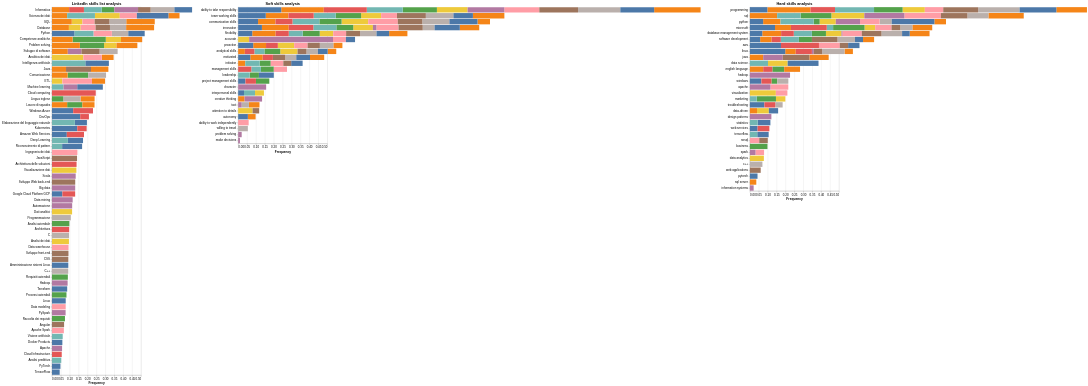

Source (Vega-Lite JSON):
### Vega-Lite specification from a JSON file in a GitHub repository (floating-point values rounded to 4 significant figures)
{"$schema": "https://vega.github.io/schema/vega-lite/v5.6.1.json", "config": {"view": {"continuousHeight": 300, "continuousWidth": 300}}, "datasets": {"data-3bd76395dfe506ea1dce4e49fb7bf46a": [{"Hard skills": "sql", "freq_rel": 0.1847, "frequenza": 326, "label": 5}, {"Hard skills": "visualization", "freq_rel": 0.1456, "frequenza": 257, "label": 5}, {"Hard skills": "programming", "freq_rel": 0.1246, "frequenza": 220, "label": 5}, {"Hard skills": "data science", "freq_rel": 0.1105, "frequenza": 195, "label": 5}, {"Hard skills": "python", "freq_rel": 0.0907, "frequenza": 160, "label": 5}, {"Hard skills": "database management system", "freq_rel": 0.0873, "frequenza": 154, "label": 5}, {"Hard skills": "data analytics", "freq_rel": 0.0782, "frequenza": 138, "label": 5}, {"Hard skills": "data-driven", "freq_rel": 0.0663, "frequenza": 117, "label": 5}, {"Hard skills": "microsoft", "freq_rel": 0.0595, "frequenza": 105, "label": 5}, {"Hard skills": "marketing", "freq_rel": 0.0527, "frequenza": 93, "label": 5}, {"Hard skills": "microsoft", "freq_rel": 0.1764, "frequenza": 154, "label": 4}, {"Hard skills": "sql", "freq_rel": 0.173, "frequenza": 151, "label": 4}, {"Hard skills": "programming", "freq_rel": 0.1604, "frequenza": 140, "label": 4}, {"Hard skills": "marketing", "freq_rel": 0.1077, "frequenza": 94, "label": 4}, {"Hard skills": "business", "freq_rel": 0.0985, "frequenza": 86, "label": 4}, {"Hard skills": "database management system", "freq_rel": 0.079, "frequenza": 69, "label": 4}, {"Hard skills": "software development", "freq_rel": 0.0733, "frequenza": 64, "label": 4}, {"Hard skills": "english language", "freq_rel": 0.0664, "frequenza": 58, "label": 4}, {"Hard skills": "python", "freq_rel": 0.0332, "frequenza": 29, "label": 4}, {"Hard skills": "windows", "freq_rel": 0.0321, "frequenza": 28, "label": 4}, {"Hard skills": "programming", "freq_rel": 0.2421, "frequenza": 176, "label": 1}, {"Hard skills": "sql", "freq_rel": 0.1527, "frequenza": 111, "label": 1}, {"Hard skills": "database management system", "freq_rel": 0.1059, "frequenza": 77, "label": 1}, {"Hard skills": "python", "freq_rel": 0.0977, "frequenza": 71, "label": 1}, {"Hard skills": "microsoft", "freq_rel": 0.0894, "frequenza": 65, "label": 1}, {"Hard skills": "java", "freq_rel": 0.0743, "frequenza": 54, "label": 1}, {"Hard skills": "english language", "freq_rel": 0.0743, "frequenza": 54, "label": 1}, {"Hard skills": "software development", "freq_rel": 0.0646, "frequenza": 47, "label": 1}, {"Hard skills": "linux", "freq_rel": 0.0591, "frequenza": 43, "label": 1}, {"Hard skills": "data-driven", "freq_rel": 0.0399, "frequenza": 29, "label": 1}, {"Hard skills": "sql", "freq_rel": 0.1981, "frequenza": 249, "label": 11}, {"Hard skills": "programming", "freq_rel": 0.1718, "frequenza": 216, "label": 11}, {"Hard skills": "microsoft", "freq_rel": 0.1114, "frequenza": 140, "label": 11}, {"Hard skills": "database management system", "freq_rel": 0.1114, "frequenza": 140, "label": 11}, {"Hard skills": "java", "freq_rel": 0.1082, "frequenza": 136, "label": 11}, {"Hard skills": "english language", "freq_rel": 0.0891, "frequenza": 112, "label": 11}, {"Hard skills": "python", "freq_rel": 0.0652, "frequenza": 82, "label": 11}, {"Hard skills": "software development", "freq_rel": 0.0621, "frequenza": 78, "label": 11}, {"Hard skills": "linux", "freq_rel": 0.0469, "frequenza": 59, "label": 11}, {"Hard skills": "sql server", "freq_rel": 0.0358, "frequenza": 45, "label": 11}, {"Hard skills": "programming", "freq_rel": 0.2323, "frequenza": 378, "label": 9}, {"Hard skills": "linux", "freq_rel": 0.126, "frequenza": 205, "label": 9}, {"Hard skills": "sql", "freq_rel": 0.118, "frequenza": 192, "label": 9}, {"Hard skills": "database management system", "freq_rel": 0.1156, "frequenza": 188, "label": 9}, {"Hard skills": "software development", "freq_rel": 0.0983, "frequenza": 160, "label": 9}, {"Hard skills": "c++", "freq_rel": 0.0701, "frequenza": 114, "label": 9}, {"Hard skills": "python", "freq_rel": 0.0682, "frequenza": 111, "label": 9}, {"Hard skills": "microsoft", "freq_rel": 0.0676, "frequenza": 110, "label": 9}, {"Hard skills": "windows", "freq_rel": 0.0627, "frequenza": 102, "label": 9}, {"Hard skills": "troubleshooting", "freq_rel": 0.0412, "frequenza": 67, "label": 9}, {"Hard skills": "sql", "freq_rel": 0.2046, "frequenza": 196, "label": 7}, {"Hard skills": "aws", "freq_rel": 0.1169, "frequenza": 112, "label": 7}, {"Hard skills": "python", "freq_rel": 0.1096, "frequenza": 105, "label": 7}, {"Hard skills": "database management system", "freq_rel": 0.1086, "frequenza": 104, "label": 7}, {"Hard skills": "programming", "freq_rel": 0.1033, "frequenza": 99, "label": 7}, {"Hard skills": "apache", "freq_rel": 0.1002, "frequenza": 96, "label": 7}, {"Hard skills": "microsoft", "freq_rel": 0.0919, "frequenza": 88, "label": 7}, {"Hard skills": "visualization", "freq_rel": 0.0647, "frequenza": 62, "label": 7}, {"Hard skills": "nosql", "freq_rel": 0.0522, "frequenza": 50, "label": 7}, {"Hard skills": "spark", "freq_rel": 0.048, "frequenza": 46, "label": 7}, {"Hard skills": "python", "freq_rel": 0.2393, "frequenza": 101, "label": 10}, {"Hard skills": "programming", "freq_rel": 0.2062, "frequenza": 87, "label": 10}, {"Hard skills": "data science", "freq_rel": 0.173, "frequenza": 73, "label": 10}, {"Hard skills": "statistics", "freq_rel": 0.0711, "frequenza": 30, "label": 10}, {"Hard skills": "aws", "freq_rel": 0.064, "frequenza": 27, "label": 10}, {"Hard skills": "tensorflow", "freq_rel": 0.064, "frequenza": 27, "label": 10}, {"Hard skills": "data-driven", "freq_rel": 0.0521, "frequenza": 22, "label": 10}, {"Hard skills": "software development", "freq_rel": 0.045, "frequenza": 19, "label": 10}, {"Hard skills": "pytorch", "freq_rel": 0.0427, "frequenza": 18, "label": 10}, {"Hard skills": "database management system", "freq_rel": 0.0427, "frequenza": 18, "label": 10}, {"Hard skills": "linux", "freq_rel": 0.1981, "frequenza": 83, "label": 0}, {"Hard skills": "aws", "freq_rel": 0.1742, "frequenza": 73, "label": 0}, {"Hard skills": "microsoft", "freq_rel": 0.1408, "frequenza": 59, "label": 0}, {"Hard skills": "programming", "freq_rel": 0.0979, "frequenza": 41, "label": 0}, {"Hard skills": "troubleshooting", "freq_rel": 0.0811, "frequenza": 34, "label": 0}, {"Hard skills": "python", "freq_rel": 0.074, "frequenza": 31, "label": 0}, {"Hard skills": "database management system", "freq_rel": 0.0692, "frequenza": 29, "label": 0}, {"Hard skills": "windows", "freq_rel": 0.0644, "frequenza": 27, "label": 0}, {"Hard skills": "software development", "freq_rel": 0.0573, "frequenza": 24, "label": 0}, {"Hard skills": "web services", "freq_rel": 0.043, "frequenza": 18, "label": 0}, {"Hard skills": "programming", "freq_rel": 0.2192, "frequenza": 80, "label": 3}, {"Hard skills": "python", "freq_rel": 0.1863, "frequenza": 68, "label": 3}, {"Hard skills": "sql", "freq_rel": 0.1315, "frequenza": 48, "label": 3}, {"Hard skills": "software development", "freq_rel": 0.1014, "frequenza": 37, "label": 3}, {"Hard skills": "data science", "freq_rel": 0.1014, "frequenza": 37, "label": 3}, {"Hard skills": "database management system", "freq_rel": 0.1014, "frequenza": 37, "label": 3}, {"Hard skills": "statistics", "freq_rel": 0.0438, "frequenza": 16, "label": 3}, {"Hard skills": "tensorflow", "freq_rel": 0.0411, "frequenza": 15, "label": 3}, {"Hard skills": "marketing", "freq_rel": 0.0384, "frequenza": 14, "label": 3}, {"Hard skills": "microsoft", "freq_rel": 0.0356, "frequenza": 13, "label": 3}, {"Hard skills": "hadoop", "freq_rel": 0.2251, "frequenza": 43, "label": 6}, {"Hard skills": "sql", "freq_rel": 0.2251, "frequenza": 43, "label": 6}, {"Hard skills": "python", "freq_rel": 0.1361, "frequenza": 26, "label": 6}, {"Hard skills": "design patterns", "freq_rel": 0.1204, "frequenza": 23, "label": 6}, {"Hard skills": "apache", "freq_rel": 0.1152, "frequenza": 22, "label": 6}, {"Hard skills": "java", "freq_rel": 0.1099, "frequenza": 21, "label": 6}, {"Hard skills": "spark", "freq_rel": 0.0314, "frequenza": 6, "label": 6}, {"Hard skills": "information systems", "freq_rel": 0.0209, "frequenza": 4, "label": 6}, {"Hard skills": "linux", "freq_rel": 0.0105, "frequenza": 2, "label": 6}, {"Hard skills": "database management system", "freq_rel": 0.0052, "frequenza": 1, "label": 6}, {"Hard skills": "programming", "freq_rel": 0.1962, "frequenza": 282, "label": 8}, {"Hard skills": "java", "freq_rel": 0.1496, "frequenza": 215, "label": 8}, {"Hard skills": "sql", "freq_rel": 0.1489, "frequenza": 214, "label": 8}, {"Hard skills": "software development", "freq_rel": 0.1434, "frequenza": 206, "label": 8}, {"Hard skills": "database management system", "freq_rel": 0.1106, "frequenza": 159, "label": 8}, {"Hard skills": "web applications", "freq_rel": 0.0605, "frequenza": 87, "label": 8}, {"Hard skills": "microsoft", "freq_rel": 0.0494, "frequenza": 71, "label": 8}, {"Hard skills": "nosql", "freq_rel": 0.048, "frequenza": 69, "label": 8}, {"Hard skills": "aws", "freq_rel": 0.0466, "frequenza": 67, "label": 8}, {"Hard skills": "linux", "freq_rel": 0.0466, "frequenza": 67, "label": 8}, {"Hard skills": "aws", "freq_rel": 0.2132, "frequenza": 87, "label": 2}, {"Hard skills": "microsoft", "freq_rel": 0.201, "frequenza": 82, "label": 2}, {"Hard skills": "programming", "freq_rel": 0.1373, "frequenza": 56, "label": 2}, {"Hard skills": "linux", "freq_rel": 0.0907, "frequenza": 37, "label": 2}, {"Hard skills": "database management system", "freq_rel": 0.0711, "frequenza": 29, "label": 2}, {"Hard skills": "web services", "freq_rel": 0.0662, "frequenza": 27, "label": 2}, {"Hard skills": "troubleshooting", "freq_rel": 0.0613, "frequenza": 25, "label": 2}, {"Hard skills": "windows", "freq_rel": 0.0564, "frequenza": 23, "label": 2}, {"Hard skills": "software development", "freq_rel": 0.0515, "frequenza": 21, "label": 2}, {"Hard skills": "english language", "freq_rel": 0.0515, "frequenza": 21, "label": 2}], "data-5ee3393c26fd91162b651afe110f8dca": [{"LinkedIn Skills List": "Analitica dei dati", "freq_rel": 0.1762, "frequenza": 359, "label": 5}, {"LinkedIn Skills List": "Scienza dei dati", "freq_rel": 0.1394, "frequenza": 284, "label": 5}, {"LinkedIn Skills List": "Visualizzazione dati", "freq_rel": 0.1369, "frequenza": 279, "label": 5}, {"LinkedIn Skills List": "Dati analitici", "freq_rel": 0.1129, "frequenza": 230, "label": 5}, {"LinkedIn Skills List": "Analisi dei dati", "freq_rel": 0.0952, "frequenza": 194, "label": 5}, {"LinkedIn Skills List": "Competenze analitiche", "freq_rel": 0.0854, "frequenza": 174, "label": 5}, {"LinkedIn Skills List": "Problem solving", "freq_rel": 0.0697, "frequenza": 142, "label": 5}, {"LinkedIn Skills List": "Database", "freq_rel": 0.0662, "frequenza": 135, "label": 5}, {"LinkedIn Skills List": "SQL", "freq_rel": 0.0599, "frequenza": 122, "label": 5}, {"LinkedIn Skills List": "ETL", "freq_rel": 0.0584, "frequenza": 119, "label": 5}, {"LinkedIn Skills List": "Competenze analitiche", "freq_rel": 0.186, "frequenza": 240, "label": 4}, {"LinkedIn Skills List": "Problem solving", "freq_rel": 0.1357, "frequenza": 175, "label": 4}, {"LinkedIn Skills List": "Comunicazione", "freq_rel": 0.1155, "frequenza": 149, "label": 4}, {"LinkedIn Skills List": "Analisi aziendale", "freq_rel": 0.0977, "frequenza": 126, "label": 4}, {"LinkedIn Skills List": "Requisiti aziendali", "freq_rel": 0.0891, "frequenza": 115, "label": 4}, {"LinkedIn Skills List": "Lavoro di squadra", "freq_rel": 0.0853, "frequenza": 110, "label": 4}, {"LinkedIn Skills List": "Processi aziendali", "freq_rel": 0.0814, "frequenza": 105, "label": 4}, {"LinkedIn Skills List": "Raccolta dei requisiti", "freq_rel": 0.0729, "frequenza": 94, "label": 4}, {"LinkedIn Skills List": "Informatica", "freq_rel": 0.0713, "frequenza": 92, "label": 4}, {"LinkedIn Skills List": "Lingua inglese", "freq_rel": 0.0651, "frequenza": 84, "label": 4}, {"LinkedIn Skills List": "Problem solving", "freq_rel": 0.1566, "frequenza": 127, "label": 1}, {"LinkedIn Skills List": "Competenze analitiche", "freq_rel": 0.1159, "frequenza": 94, "label": 1}, {"LinkedIn Skills List": "SQL", "freq_rel": 0.111, "frequenza": 90, "label": 1}, {"LinkedIn Skills List": "Informatica", "freq_rel": 0.0962, "frequenza": 78, "label": 1}, {"LinkedIn Skills List": "Database", "freq_rel": 0.0949, "frequenza": 77, "label": 1}, {"LinkedIn Skills List": "Sviluppo di software", "freq_rel": 0.0888, "frequenza": 72, "label": 1}, {"LinkedIn Skills List": "Comunicazione", "freq_rel": 0.0875, "frequenza": 71, "label": 1}, {"LinkedIn Skills List": "Lavoro di squadra", "freq_rel": 0.0851, "frequenza": 69, "label": 1}, {"LinkedIn Skills List": "Scienza dei dati", "freq_rel": 0.0851, "frequenza": 69, "label": 1}, {"LinkedIn Skills List": "Java", "freq_rel": 0.0789, "frequenza": 64, "label": 1}, {"LinkedIn Skills List": "SQL", "freq_rel": 0.16, "frequenza": 164, "label": 11}, {"LinkedIn Skills List": "Database", "freq_rel": 0.1571, "frequenza": 161, "label": 11}, {"LinkedIn Skills List": "Competenze analitiche", "freq_rel": 0.119, "frequenza": 122, "label": 11}, {"LinkedIn Skills List": "Problem solving", "freq_rel": 0.1171, "frequenza": 120, "label": 11}, {"LinkedIn Skills List": "Java", "freq_rel": 0.0976, "frequenza": 100, "label": 11}, {"LinkedIn Skills List": "Lingua inglese", "freq_rel": 0.079, "frequenza": 81, "label": 11}, {"LinkedIn Skills List": "ETL", "freq_rel": 0.0732, "frequenza": 75, "label": 11}, {"LinkedIn Skills List": "Lavoro di squadra", "freq_rel": 0.0683, "frequenza": 70, "label": 11}, {"LinkedIn Skills List": "Analitica dei dati", "freq_rel": 0.0663, "frequenza": 68, "label": 11}, {"LinkedIn Skills List": "Scienza dei dati", "freq_rel": 0.0624, "frequenza": 64, "label": 11}, {"LinkedIn Skills List": "Informatica", "freq_rel": 0.1336, "frequenza": 177, "label": 9}, {"LinkedIn Skills List": "Programmazione", "freq_rel": 0.1057, "frequenza": 140, "label": 9}, {"LinkedIn Skills List": "Sviluppo di software", "freq_rel": 0.1011, "frequenza": 134, "label": 9}, {"LinkedIn Skills List": "Comunicazione", "freq_rel": 0.1004, "frequenza": 133, "label": 9}, {"LinkedIn Skills List": "C", "freq_rel": 0.0958, "frequenza": 127, "label": 9}, {"LinkedIn Skills List": "Lingua inglese", "freq_rel": 0.0951, "frequenza": 126, "label": 9}, {"LinkedIn Skills List": "SQL", "freq_rel": 0.0943, "frequenza": 125, "label": 9}, {"LinkedIn Skills List": "Python", "freq_rel": 0.0921, "frequenza": 122, "label": 9}, {"LinkedIn Skills List": "C++", "freq_rel": 0.0913, "frequenza": 121, "label": 9}, {"LinkedIn Skills List": "Database", "freq_rel": 0.0906, "frequenza": 120, "label": 9}, {"LinkedIn Skills List": "ETL", "freq_rel": 0.1662, "frequenza": 177, "label": 7}, {"LinkedIn Skills List": "Ingegneria dei dati", "freq_rel": 0.1427, "frequenza": 152, "label": 7}, {"LinkedIn Skills List": "Python", "freq_rel": 0.1033, "frequenza": 110, "label": 7}, {"LinkedIn Skills List": "Analitica dei dati", "freq_rel": 0.1033, "frequenza": 110, "label": 7}, {"LinkedIn Skills List": "Scienza dei dati", "freq_rel": 0.0958, "frequenza": 102, "label": 7}, {"LinkedIn Skills List": "Data warehouse", "freq_rel": 0.093, "frequenza": 99, "label": 7}, {"LinkedIn Skills List": "Database", "freq_rel": 0.0836, "frequenza": 89, "label": 7}, {"LinkedIn Skills List": "Data modeling", "freq_rel": 0.077, "frequenza": 82, "label": 7}, {"LinkedIn Skills List": "SQL", "freq_rel": 0.0685, "frequenza": 73, "label": 7}, {"LinkedIn Skills List": "Apache Spark", "freq_rel": 0.0667, "frequenza": 71, "label": 7}, {"LinkedIn Skills List": "Scienza dei dati", "freq_rel": 0.177, "frequenza": 123, "label": 10}, {"LinkedIn Skills List": "Machine learning", "freq_rel": 0.1439, "frequenza": 100, "label": 10}, {"LinkedIn Skills List": "Intelligenza artificiale", "freq_rel": 0.1324, "frequenza": 92, "label": 10}, {"LinkedIn Skills List": "Riconoscimento di pattern", "freq_rel": 0.1122, "frequenza": 78, "label": 10}, {"LinkedIn Skills List": "Informatica", "freq_rel": 0.0993, "frequenza": 69, "label": 10}, {"LinkedIn Skills List": "Python", "freq_rel": 0.0921, "frequenza": 64, "label": 10}, {"LinkedIn Skills List": "Deep Learning", "freq_rel": 0.0849, "frequenza": 59, "label": 10}, {"LinkedIn Skills List": "Elaborazione del linguaggio naturale", "freq_rel": 0.0676, "frequenza": 47, "label": 10}, {"LinkedIn Skills List": "PyTorch", "freq_rel": 0.0475, "frequenza": 33, "label": 10}, {"LinkedIn Skills List": "TensorFlow", "freq_rel": 0.0432, "frequenza": 30, "label": 10}, {"LinkedIn Skills List": "DevOps", "freq_rel": 0.1583, "frequenza": 76, "label": 0}, {"LinkedIn Skills List": "Kubernetes", "freq_rel": 0.1417, "frequenza": 68, "label": 0}, {"LinkedIn Skills List": "Python", "freq_rel": 0.1271, "frequenza": 61, "label": 0}, {"LinkedIn Skills List": "Windows Azure", "freq_rel": 0.1188, "frequenza": 57, "label": 0}, {"LinkedIn Skills List": "Amministrazione sistemi Linux", "freq_rel": 0.0917, "frequenza": 44, "label": 0}, {"LinkedIn Skills List": "Terraform", "freq_rel": 0.0854, "frequenza": 41, "label": 0}, {"LinkedIn Skills List": "Amazon Web Services", "freq_rel": 0.0833, "frequenza": 40, "label": 0}, {"LinkedIn Skills List": "Linux", "freq_rel": 0.0771, "frequenza": 37, "label": 0}, {"LinkedIn Skills List": "Docker Products", "freq_rel": 0.0583, "frequenza": 28, "label": 0}, {"LinkedIn Skills List": "Google Cloud Platform GCP", "freq_rel": 0.0583, "frequenza": 28, "label": 0}, {"LinkedIn Skills List": "Intelligenza artificiale", "freq_rel": 0.187, "frequenza": 115, "label": 3}, {"LinkedIn Skills List": "Scienza dei dati", "freq_rel": 0.1561, "frequenza": 96, "label": 3}, {"LinkedIn Skills List": "Elaborazione del linguaggio naturale", "freq_rel": 0.1285, "frequenza": 79, "label": 3}, {"LinkedIn Skills List": "Python", "freq_rel": 0.1057, "frequenza": 65, "label": 3}, {"LinkedIn Skills List": "Informatica", "freq_rel": 0.0992, "frequenza": 61, "label": 3}, {"LinkedIn Skills List": "Deep Learning", "freq_rel": 0.0894, "frequenza": 55, "label": 3}, {"LinkedIn Skills List": "Machine learning", "freq_rel": 0.065, "frequenza": 40, "label": 3}, {"LinkedIn Skills List": "Visione artificiale", "freq_rel": 0.0602, "frequenza": 37, "label": 3}, {"LinkedIn Skills List": "Riconoscimento di pattern", "freq_rel": 0.0569, "frequenza": 35, "label": 3}, {"LinkedIn Skills List": "Analisi predittiva", "freq_rel": 0.052, "frequenza": 32, "label": 3}, {"LinkedIn Skills List": "Informatica", "freq_rel": 0.1331, "frequenza": 47, "label": 6}, {"LinkedIn Skills List": "Scala", "freq_rel": 0.1331, "frequenza": 47, "label": 6}, {"LinkedIn Skills List": "Big data", "freq_rel": 0.1303, "frequenza": 46, "label": 6}, {"LinkedIn Skills List": "Data mining", "freq_rel": 0.1161, "frequenza": 41, "label": 6}, {"LinkedIn Skills List": "Automazione", "freq_rel": 0.1133, "frequenza": 40, "label": 6}, {"LinkedIn Skills List": "Hadoop", "freq_rel": 0.0878, "frequenza": 31, "label": 6}, {"LinkedIn Skills List": "Sviluppo di software", "freq_rel": 0.0765, "frequenza": 27, "label": 6}, {"LinkedIn Skills List": "Machine learning", "freq_rel": 0.0765, "frequenza": 27, "label": 6}, {"LinkedIn Skills List": "PySpark", "freq_rel": 0.0765, "frequenza": 27, "label": 6}, {"LinkedIn Skills List": "Apache", "freq_rel": 0.0567, "frequenza": 20, "label": 6}, {"LinkedIn Skills List": "JavaScript", "freq_rel": 0.1408, "frequenza": 178, "label": 8}, {"LinkedIn Skills List": "Java", "freq_rel": 0.14, "frequenza": 177, "label": 8}, {"LinkedIn Skills List": "Sviluppo Web back-end", "freq_rel": 0.1305, "frequenza": 165, "label": 8}, {"LinkedIn Skills List": "Sviluppo di software", "freq_rel": 0.1021, "frequenza": 129, "label": 8}, {"LinkedIn Skills List": "Sviluppo front-end", "freq_rel": 0.0926, "frequenza": 117, "label": 8}, {"LinkedIn Skills List": "CSS", "freq_rel": 0.0918, "frequenza": 116, "label": 8}, {"LinkedIn Skills List": "SQL", "freq_rel": 0.0831, "frequenza": 105, "label": 8}, {"LinkedIn Skills List": "Database", "freq_rel": 0.0807, "frequenza": 102, "label": 8}, {"LinkedIn Skills List": "Informatica", "freq_rel": 0.0704, "frequenza": 89, "label": 8}, {"LinkedIn Skills List": "Angular", "freq_rel": 0.068, "frequenza": 86, "label": 8}, {"LinkedIn Skills List": "Cloud computing", "freq_rel": 0.2457, "frequenza": 130, "label": 2}, {"LinkedIn Skills List": "Architettura delle soluzioni", "freq_rel": 0.138, "frequenza": 73, "label": 2}, {"LinkedIn Skills List": "Windows Azure", "freq_rel": 0.1115, "frequenza": 59, "label": 2}, {"LinkedIn Skills List": "Amazon Web Services", "freq_rel": 0.0964, "frequenza": 51, "label": 2}, {"LinkedIn Skills List": "Architettura", "freq_rel": 0.0964, "frequenza": 51, "label": 2}, {"LinkedIn Skills List": "Informatica", "freq_rel": 0.0832, "frequenza": 44, "label": 2}, {"LinkedIn Skills List": "Google Cloud Platform GCP", "freq_rel": 0.0718, "frequenza": 38, "label": 2}, {"LinkedIn Skills List": "Cloud Infrastructure", "freq_rel": 0.0548, "frequenza": 29, "label": 2}, {"LinkedIn Skills List": "Kubernetes", "freq_rel": 0.0529, "frequenza": 28, "label": 2}, {"LinkedIn Skills List": "DevOps", "freq_rel": 0.0491, "frequenza": 26, "label": 2}], "data-be1fe8ca7a4c66d96c7e80582dd8ef80": [{"Soft Skills": "ability to take responsibility", "freq_rel": 0.1722, "frequenza": 275, "label": 5}, {"Soft Skills": "communication skills", "freq_rel": 0.149, "frequenza": 238, "label": 5}, {"Soft Skills": "team working skills", "freq_rel": 0.1121, "frequenza": 179, "label": 5}, {"Soft Skills": "innovative", "freq_rel": 0.1102, "frequenza": 176, "label": 5}, {"Soft Skills": "analytical skills", "freq_rel": 0.0971, "frequenza": 155, "label": 5}, {"Soft Skills": "proactive", "freq_rel": 0.0914, "frequenza": 146, "label": 5}, {"Soft Skills": "attention to details", "freq_rel": 0.0808, "frequenza": 129, "label": 5}, {"Soft Skills": "flexibility", "freq_rel": 0.0758, "frequenza": 121, "label": 5}, {"Soft Skills": "accurate", "freq_rel": 0.0614, "frequenza": 98, "label": 5}, {"Soft Skills": "interpersonal skills", "freq_rel": 0.0501, "frequenza": 80, "label": 5}, {"Soft Skills": "ability to take responsibility", "freq_rel": 0.1918, "frequenza": 307, "label": 4}, {"Soft Skills": "team working skills", "freq_rel": 0.1424, "frequenza": 228, "label": 4}, {"Soft Skills": "communication skills", "freq_rel": 0.1249, "frequenza": 200, "label": 4}, {"Soft Skills": "flexibility", "freq_rel": 0.0956, "frequenza": 153, "label": 4}, {"Soft Skills": "innovative", "freq_rel": 0.0949, "frequenza": 152, "label": 4}, {"Soft Skills": "analytical skills", "freq_rel": 0.0887, "frequenza": 142, "label": 4}, {"Soft Skills": "project management skills", "freq_rel": 0.075, "frequenza": 120, "label": 4}, {"Soft Skills": "management skills", "freq_rel": 0.0725, "frequenza": 116, "label": 4}, {"Soft Skills": "initiative", "freq_rel": 0.0625, "frequenza": 100, "label": 4}, {"Soft Skills": "leadership", "freq_rel": 0.0518, "frequenza": 83, "label": 4}, {"Soft Skills": "ability to take responsibility", "freq_rel": 0.2386, "frequenza": 325, "label": 1}, {"Soft Skills": "innovative", "freq_rel": 0.1505, "frequenza": 205, "label": 1}, {"Soft Skills": "flexibility", "freq_rel": 0.1314, "frequenza": 179, "label": 1}, {"Soft Skills": "team working skills", "freq_rel": 0.127, "frequenza": 173, "label": 1}, {"Soft Skills": "communication skills", "freq_rel": 0.0977, "frequenza": 133, "label": 1}, {"Soft Skills": "proactive", "freq_rel": 0.072, "frequenza": 98, "label": 1}, {"Soft Skills": "motivated", "freq_rel": 0.0698, "frequenza": 95, "label": 1}, {"Soft Skills": "initiative", "freq_rel": 0.0396, "frequenza": 54, "label": 1}, {"Soft Skills": "analytical skills", "freq_rel": 0.0374, "frequenza": 51, "label": 1}, {"Soft Skills": "creative thinking", "freq_rel": 0.036, "frequenza": 49, "label": 1}, {"Soft Skills": "ability to take responsibility", "freq_rel": 0.2606, "frequenza": 282, "label": 11}, {"Soft Skills": "team working skills", "freq_rel": 0.1765, "frequenza": 191, "label": 11}, {"Soft Skills": "innovative", "freq_rel": 0.1091, "frequenza": 118, "label": 11}, {"Soft Skills": "flexibility", "freq_rel": 0.1026, "frequenza": 111, "label": 11}, {"Soft Skills": "motivated", "freq_rel": 0.0795, "frequenza": 86, "label": 11}, {"Soft Skills": "communication skills", "freq_rel": 0.0702, "frequenza": 76, "label": 11}, {"Soft Skills": "tact", "freq_rel": 0.0591, "frequenza": 64, "label": 11}, {"Soft Skills": "proactive", "freq_rel": 0.0508, "frequenza": 55, "label": 11}, {"Soft Skills": "analytical skills", "freq_rel": 0.0481, "frequenza": 52, "label": 11}, {"Soft Skills": "autonomy", "freq_rel": 0.0434, "frequenza": 47, "label": 11}, {"Soft Skills": "ability to take responsibility", "freq_rel": 0.2373, "frequenza": 285, "label": 9}, {"Soft Skills": "team working skills", "freq_rel": 0.1549, "frequenza": 186, "label": 9}, {"Soft Skills": "communication skills", "freq_rel": 0.1524, "frequenza": 183, "label": 9}, {"Soft Skills": "flexibility", "freq_rel": 0.0924, "frequenza": 111, "label": 9}, {"Soft Skills": "proactive", "freq_rel": 0.0758, "frequenza": 91, "label": 9}, {"Soft Skills": "innovative", "freq_rel": 0.0666, "frequenza": 80, "label": 9}, {"Soft Skills": "analytical skills", "freq_rel": 0.0641, "frequenza": 77, "label": 9}, {"Soft Skills": "motivated", "freq_rel": 0.0616, "frequenza": 74, "label": 9}, {"Soft Skills": "willing to travel", "freq_rel": 0.0541, "frequenza": 65, "label": 9}, {"Soft Skills": "tact", "freq_rel": 0.0408, "frequenza": 49, "label": 9}, {"Soft Skills": "ability to take responsibility", "freq_rel": 0.1966, "frequenza": 117, "label": 7}, {"Soft Skills": "communication skills", "freq_rel": 0.1664, "frequenza": 99, "label": 7}, {"Soft Skills": "innovative", "freq_rel": 0.1244, "frequenza": 74, "label": 7}, {"Soft Skills": "team working skills", "freq_rel": 0.0891, "frequenza": 53, "label": 7}, {"Soft Skills": "proactive", "freq_rel": 0.0756, "frequenza": 45, "label": 7}, {"Soft Skills": "management skills", "freq_rel": 0.0739, "frequenza": 44, "label": 7}, {"Soft Skills": "flexibility", "freq_rel": 0.0723, "frequenza": 43, "label": 7}, {"Soft Skills": "accurate", "freq_rel": 0.0723, "frequenza": 43, "label": 7}, {"Soft Skills": "initiative", "freq_rel": 0.0706, "frequenza": 42, "label": 7}, {"Soft Skills": "ability to work independently", "freq_rel": 0.0588, "frequenza": 35, "label": 7}, {"Soft Skills": "ability to take responsibility", "freq_rel": 0.1897, "frequenza": 59, "label": 10}, {"Soft Skills": "communication skills", "freq_rel": 0.1576, "frequenza": 49, "label": 10}, {"Soft Skills": "innovative", "freq_rel": 0.1415, "frequenza": 44, "label": 10}, {"Soft Skills": "team working skills", "freq_rel": 0.1093, "frequenza": 34, "label": 10}, {"Soft Skills": "leadership", "freq_rel": 0.0836, "frequenza": 26, "label": 10}, {"Soft Skills": "motivated", "freq_rel": 0.0772, "frequenza": 24, "label": 10}, {"Soft Skills": "flexibility", "freq_rel": 0.0707, "frequenza": 22, "label": 10}, {"Soft Skills": "initiative", "freq_rel": 0.0643, "frequenza": 20, "label": 10}, {"Soft Skills": "analytical skills", "freq_rel": 0.0547, "frequenza": 17, "label": 10}, {"Soft Skills": "accurate", "freq_rel": 0.0514, "frequenza": 16, "label": 10}, {"Soft Skills": "ability to take responsibility", "freq_rel": 0.2418, "frequenza": 89, "label": 0}, {"Soft Skills": "team working skills", "freq_rel": 0.1549, "frequenza": 57, "label": 0}, {"Soft Skills": "innovative", "freq_rel": 0.1332, "frequenza": 49, "label": 0}, {"Soft Skills": "communication skills", "freq_rel": 0.1114, "frequenza": 41, "label": 0}, {"Soft Skills": "proactive", "freq_rel": 0.0842, "frequenza": 31, "label": 0}, {"Soft Skills": "flexibility", "freq_rel": 0.0788, "frequenza": 29, "label": 0}, {"Soft Skills": "motivated", "freq_rel": 0.0679, "frequenza": 25, "label": 0}, {"Soft Skills": "autonomy", "freq_rel": 0.0543, "frequenza": 20, "label": 0}, {"Soft Skills": "project management skills", "freq_rel": 0.0408, "frequenza": 15, "label": 0}, {"Soft Skills": "interpersonal skills", "freq_rel": 0.0326, "frequenza": 12, "label": 0}, {"Soft Skills": "ability to take responsibility", "freq_rel": 0.2016, "frequenza": 75, "label": 3}, {"Soft Skills": "communication skills", "freq_rel": 0.1505, "frequenza": 56, "label": 3}, {"Soft Skills": "innovative", "freq_rel": 0.129, "frequenza": 48, "label": 3}, {"Soft Skills": "team working skills", "freq_rel": 0.1237, "frequenza": 46, "label": 3}, {"Soft Skills": "initiative", "freq_rel": 0.0806, "frequenza": 30, "label": 3}, {"Soft Skills": "flexibility", "freq_rel": 0.078, "frequenza": 29, "label": 3}, {"Soft Skills": "leadership", "freq_rel": 0.0645, "frequenza": 24, "label": 3}, {"Soft Skills": "interpersonal skills", "freq_rel": 0.0618, "frequenza": 23, "label": 3}, {"Soft Skills": "analytical skills", "freq_rel": 0.0565, "frequenza": 21, "label": 3}, {"Soft Skills": "management skills", "freq_rel": 0.0538, "frequenza": 20, "label": 3}, {"Soft Skills": "accurate", "freq_rel": 0.4706, "frequenza": 48, "label": 6}, {"Soft Skills": "ability to take responsibility", "freq_rel": 0.2059, "frequenza": 21, "label": 6}, {"Soft Skills": "character", "freq_rel": 0.1569, "frequenza": 16, "label": 6}, {"Soft Skills": "creative thinking", "freq_rel": 0.098, "frequenza": 10, "label": 6}, {"Soft Skills": "innovative", "freq_rel": 0.0196, "frequenza": 2, "label": 6}, {"Soft Skills": "problem solving", "freq_rel": 0.0196, "frequenza": 2, "label": 6}, {"Soft Skills": "tact", "freq_rel": 0.0196, "frequenza": 2, "label": 6}, {"Soft Skills": "make decisions", "freq_rel": 0.0098, "frequenza": 1, "label": 6}, {"Soft Skills": "ability to take responsibility", "freq_rel": 0.2174, "frequenza": 247, "label": 8}, {"Soft Skills": "team working skills", "freq_rel": 0.162, "frequenza": 184, "label": 8}, {"Soft Skills": "communication skills", "freq_rel": 0.1373, "frequenza": 156, "label": 8}, {"Soft Skills": "innovative", "freq_rel": 0.1356, "frequenza": 154, "label": 8}, {"Soft Skills": "flexibility", "freq_rel": 0.0783, "frequenza": 89, "label": 8}, {"Soft Skills": "motivated", "freq_rel": 0.0695, "frequenza": 79, "label": 8}, {"Soft Skills": "proactive", "freq_rel": 0.0687, "frequenza": 78, "label": 8}, {"Soft Skills": "analytical skills", "freq_rel": 0.0502, "frequenza": 57, "label": 8}, {"Soft Skills": "initiative", "freq_rel": 0.044, "frequenza": 50, "label": 8}, {"Soft Skills": "attention to details", "freq_rel": 0.037, "frequenza": 42, "label": 8}, {"Soft Skills": "ability to take responsibility", "freq_rel": 0.2413, "frequenza": 131, "label": 2}, {"Soft Skills": "team working skills", "freq_rel": 0.1418, "frequenza": 77, "label": 2}, {"Soft Skills": "innovative", "freq_rel": 0.1381, "frequenza": 75, "label": 2}, {"Soft Skills": "communication skills", "freq_rel": 0.0958, "frequenza": 52, "label": 2}, {"Soft Skills": "flexibility", "freq_rel": 0.0737, "frequenza": 40, "label": 2}, {"Soft Skills": "management skills", "freq_rel": 0.0737, "frequenza": 40, "label": 2}, {"Soft Skills": "proactive", "freq_rel": 0.0663, "frequenza": 36, "label": 2}, {"Soft Skills": "project management skills", "freq_rel": 0.0589, "frequenza": 32, "label": 2}, {"Soft Skills": "motivated", "freq_rel": 0.0571, "frequenza": 31, "label": 2}, {"Soft Skills": "analytical skills", "freq_rel": 0.0534, "frequenza": 29, "label": 2}]}, "hconcat": [{"data": {"name": "data-5ee3393c26fd91162b651afe110f8dca"}, "encoding": {"color": {"condition": {"field": "label", "legend": null, "param": "param_102", "type": "nominal"}, "value": "lightgray"}, "tooltip": [{"field": "LinkedIn Skills List", "title": "LinkedIn Skills List", "type": "nominal"}, {"field": "freq_rel", "format": ".2%", "title": "Percentage", "type": "quantitative"}], "x": {"field": "freq_rel", "scale": {"domain": [0, 0.5]}, "title": "Frequency", "type": "quantitative"}, "y": {"axis": {"labelAngle": 0}, "field": "LinkedIn Skills List", "sort": {"field": "freq_rel", "order": "descending"}, "title": null, "type": "nominal"}}, "mark": {"tooltip": true, "type": "bar"}, "name": "view_43", "title": "LinkedIn skills list analysis", "transform": [{"filter": {"param": "param_102"}}]}, {"data": {"name": "data-be1fe8ca7a4c66d96c7e80582dd8ef80"}, "encoding": {"color": {"condition": {"field": "label", "legend": null, "param": "param_102", "type": "nominal"}, "value": "lightgray"}, "tooltip": [{"field": "Soft Skills", "title": "Soft Skills", "type": "nominal"}, {"field": "freq_rel", "format": ".2%", "title": "Percentage", "type": "quantitative"}], "x": {"field": "freq_rel", "scale": {"domain": [0, 0.5]}, "title": "Frequency", "type": "quantitative"}, "y": {"axis": {"labelAngle": 0}, "field": "Soft Skills", "sort": {"field": "freq_rel", "order": "descending"}, "title": null, "type": "nominal"}}, "mark": {"tooltip": true, "type": "bar"}, "name": "view_44", "title": "Soft skills analysis", "transform": [{"filter": {"param": "param_102"}}]}, {"data": {"name": "data-3bd76395dfe506ea1dce4e49fb7bf46a"}, "encoding": {"color": {"condition": {"field": "label", "legend": null, "param": "param_102", "type": "nominal"}, "value": "lightgray"}, "tooltip": [{"field": "Hard skills", "title": "Hard skills", "type": "nominal"}, {"field": "freq_rel", "format": ".2%", "title": "Percentage", "type": "quantitative"}], "x": {"field": "freq_rel", "scale": {"domain": [0, 0.5]}, "title": "Frequency", "type": "quantitative"}, "y": {"axis": {"labelAngle": 0}, "field": "Hard skills", "sort": {"field": "freq_rel", "order": "descending"}, "title": null, "type": "nominal"}}, "mark": {"tooltip": true, "type": "bar"}, "name": "view_45", "title": "Hard skills analysis", "transform": [{"filter": {"param": "param_102"}}]}], "params": [{"bind": {"input": "select", "name": "Cluster ", "options": [0.0, 1.0, 2.0, 3.0, 4.0, 5.0, 6.0, 7.0, 8.0, 9.0, 10.0, 11.0]}, "name": "param_102", "select": {"fields": ["label"], "type": "point"}, "views": ["view_43", "view_44", "view_45"]}], "resolve": {"scale": {"color": "independent"}}}
